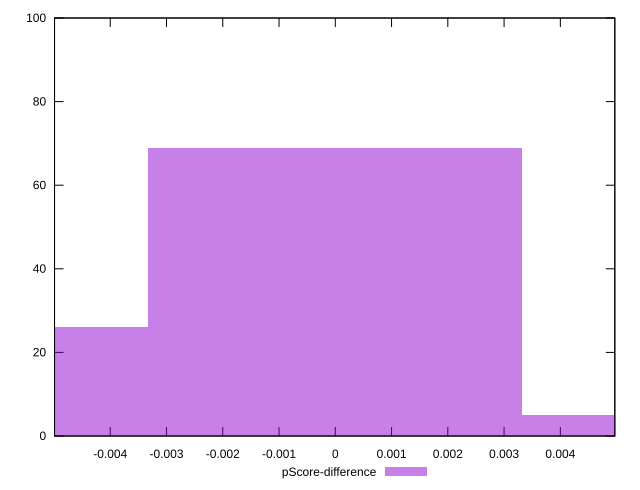

Generate this figure with gnuplot:
reset

$pScoreDifference <<EOF
0 69
-0.006650284790233154 26
0.006650284790233154 5
EOF

set key outside below
set boxwidth 0.006650284790233154
set xrange [-0.004990106706147079:0.004968144463012414]
set yrange [0:100]
set trange [0:100]
set style fill transparent solid 0.5 noborder
set terminal svg size 640, 490 enhanced background rgb 'white'
set output "reports/report_00030_2021-02-24T20-42-31.540Z/first-contentful-paint/samples/music/pScore-difference/histogram.svg"

plot $pScoreDifference title "pScore-difference" with boxes

reset
